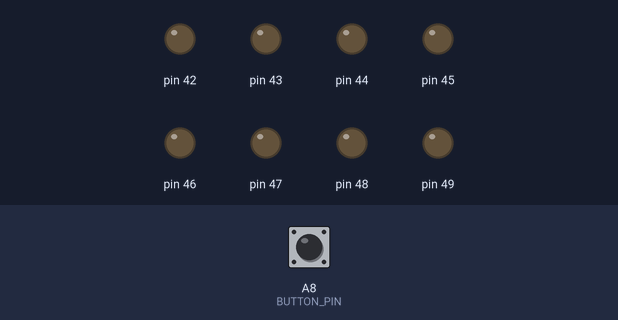
A sketch run on a simulated Arduino Mega 2560, built with avr-gcc and run on an emulated ATmega2560. Parts: output pins drawn as LEDs (lit = HIGH). The inputs (shaded band) are chosen by the test bench; at power-on: A8 (BUTTON_PIN) LOW.

Above: at 1.2 s.
1.3 s: A8 (BUTTON_PIN) pulled HIGH for 0.15 s
At 1.8 s:
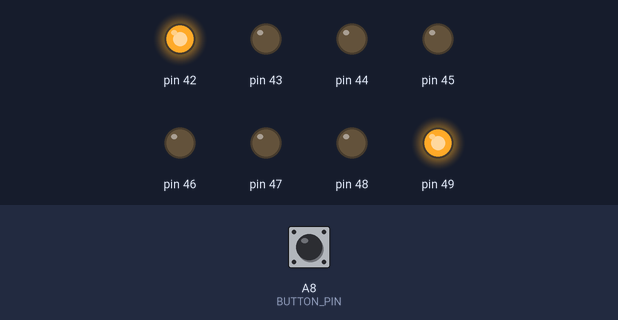
4.4 s: A8 (BUTTON_PIN) pulled HIGH for 1 s
At 6.3 s:
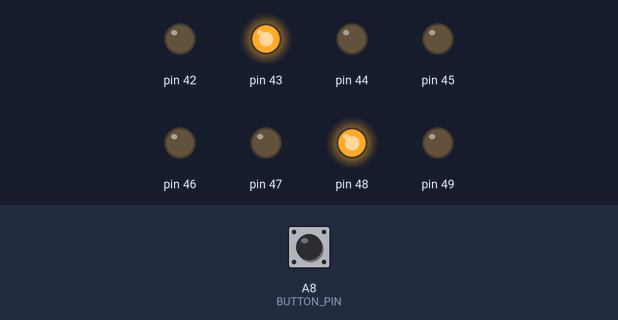
8.4 s: A8 (BUTTON_PIN) pulled HIGH for 3.2 s
At 13.0 s:
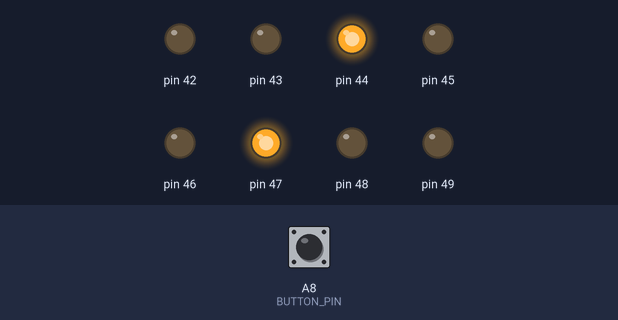
Timing chart, 0 to 15.1 s (numbered marks = the images above; inputs shaded):
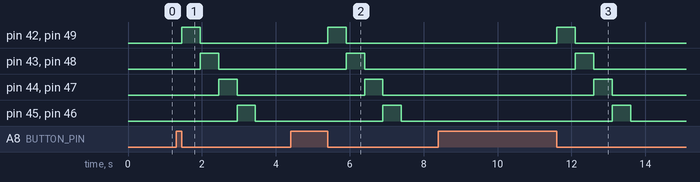

Measured:
- after the input at 1.3 s, pin 42, pin 49: LOW → HIGH after 0.15 s, → LOW 0.50 s later; pin 43, pin 48: LOW → HIGH after 0.65 s, → LOW 0.50 s later; pin 44, pin 47: LOW → HIGH after 1.2 s, → LOW 0.50 s later; pin 45, pin 46: LOW → HIGH after 1.7 s, → LOW 0.50 s later
- after the input at 4.4 s, pin 42, pin 49: LOW → HIGH after 1.0 s, → LOW 0.50 s later; pin 43, pin 48: LOW → HIGH after 1.5 s, → LOW 0.50 s later; pin 44, pin 47: LOW → HIGH after 2.0 s, → LOW 0.50 s later; pin 45, pin 46: LOW → HIGH after 2.5 s, → LOW 0.50 s later
- after the input at 8.4 s, pin 42, pin 49: LOW → HIGH after 3.2 s, → LOW 0.50 s later; pin 43, pin 48: LOW → HIGH after 3.7 s, → LOW 0.50 s later; pin 44, pin 47: LOW → HIGH after 4.2 s, → LOW 0.50 s later; pin 45, pin 46: LOW → HIGH after 4.7 s, → LOW 0.50 s later

The sketch:

sketch_feb21a.ino
```cpp
#define BUTTON_PIN (A8)
#define LED_PIN_SIZE (8)

int ledPins[LED_PIN_SIZE];
int isButtonActivated = 0;

void setup() {
  for(int i = 0; i < LED_PIN_SIZE; i++)
  {
    ledPins[i] = 42 + i;
    pinMode(ledPins[i], OUTPUT);
  }
  pinMode(BUTTON_PIN, INPUT);
}

void loop() {
  const int deley = 500;
  if (digitalRead(BUTTON_PIN) == 1)
  {
    isButtonActivated = 1;
  }

  if (isButtonActivated && digitalRead(BUTTON_PIN) == 0)
  {
    for (int i = 0; i < LED_PIN_SIZE / 2; i++)
    {
      digitalWrite(ledPins[i], HIGH);
      digitalWrite(ledPins[LED_PIN_SIZE - 1 - i], HIGH);
      delay(deley);
      digitalWrite(ledPins[i], LOW);
      digitalWrite(ledPins[LED_PIN_SIZE - 1 - i], LOW);
    }
    isButtonActivated = 0;
  }
}
```
